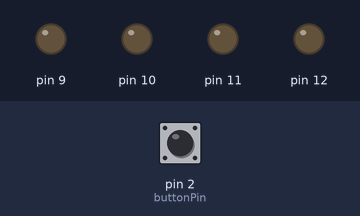
A sketch run on a simulated Arduino Uno, built with avr-gcc and run on an emulated ATmega328P. Shown: output pins drawn as LEDs (lit = HIGH). Dashed ring = blinking. The inputs (shaded band) are chosen by the test bench; at power-on: pin 2 (buttonPin) LOW.

Above: at 1.2 s.
1.3 s: pin 2 (buttonPin) pulled HIGH for 1 s
At 2.6 s:
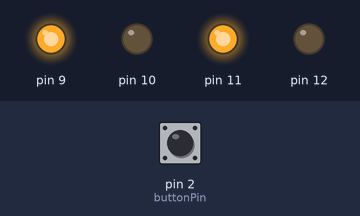
3.8 s: pin 2 (buttonPin) pulled HIGH for 0.15 s
At 5.1 s:
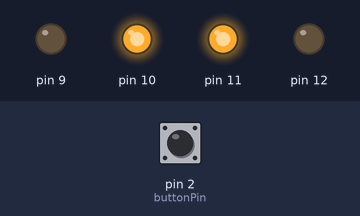
5.5 s: pin 2 (buttonPin) pulled HIGH for 0.15 s
At 6.4 s:
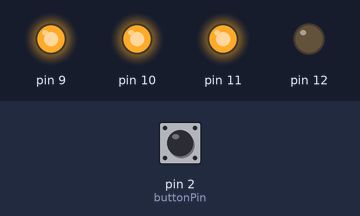
7.2 s: pin 2 (buttonPin) pulled HIGH for 3.2 s
At 8.9 s:
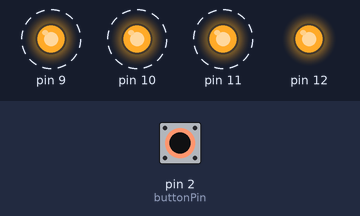
Timing chart, 0 to 11.9 s (numbered marks = the images above; inputs shaded):
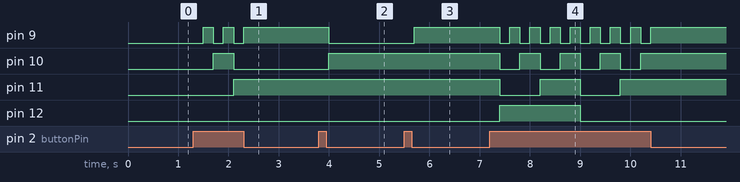

The sketch:

binary_counter.ino
```cpp
// Define the LED_BUILTIN pin as the LED pin
const int buttonPin = 2;
int value = 0;

int ledStart = 9;
int ledEnd = 12;

void setup() {
  // Initialize the digital pin as an output.
  for (int i = ledStart; i <= ledEnd; i++) {
    pinMode(i, OUTPUT);
  }
  pinMode(buttonPin, INPUT);
}

void loop() {
  int val = digitalRead(buttonPin);
  if (val == HIGH) {
    value++;
    if (value > 15) {
      value = 0;
    }
    delay(200);
  }

  displayValue();
}

void displayValue() {
  int val = value;
  for (int i = ledStart; i <= ledEnd; i++) {
    digitalWrite(i, val % 2);
    val /= 2;
  }
}
```

Measured:
- after the input at 1.3 s, pin 9: alternates HIGH for 0.20 s and LOW for 0.20 s, 5 changes in all, then stays HIGH, starting after 0.20 s; pin 10: LOW → HIGH after 0.40 s, → LOW 0.40 s later; pin 11: LOW → HIGH after 0.80 s
- after the input at 3.8 s, pin 9: HIGH → LOW after 0.20 s; pin 10: LOW → HIGH after 0.20 s
- after the input at 5.5 s, pin 9: LOW → HIGH after 0.20 s
- after the input at 7.2 s, pin 9: alternates HIGH for 0.20 s and LOW for 0.20 s, 16 changes in all, then stays HIGH, starting after 0.20 s; pin 10: alternates HIGH for 0.40 s and LOW for 0.40 s, 8 changes in all, then stays HIGH, starting after 0.20 s
